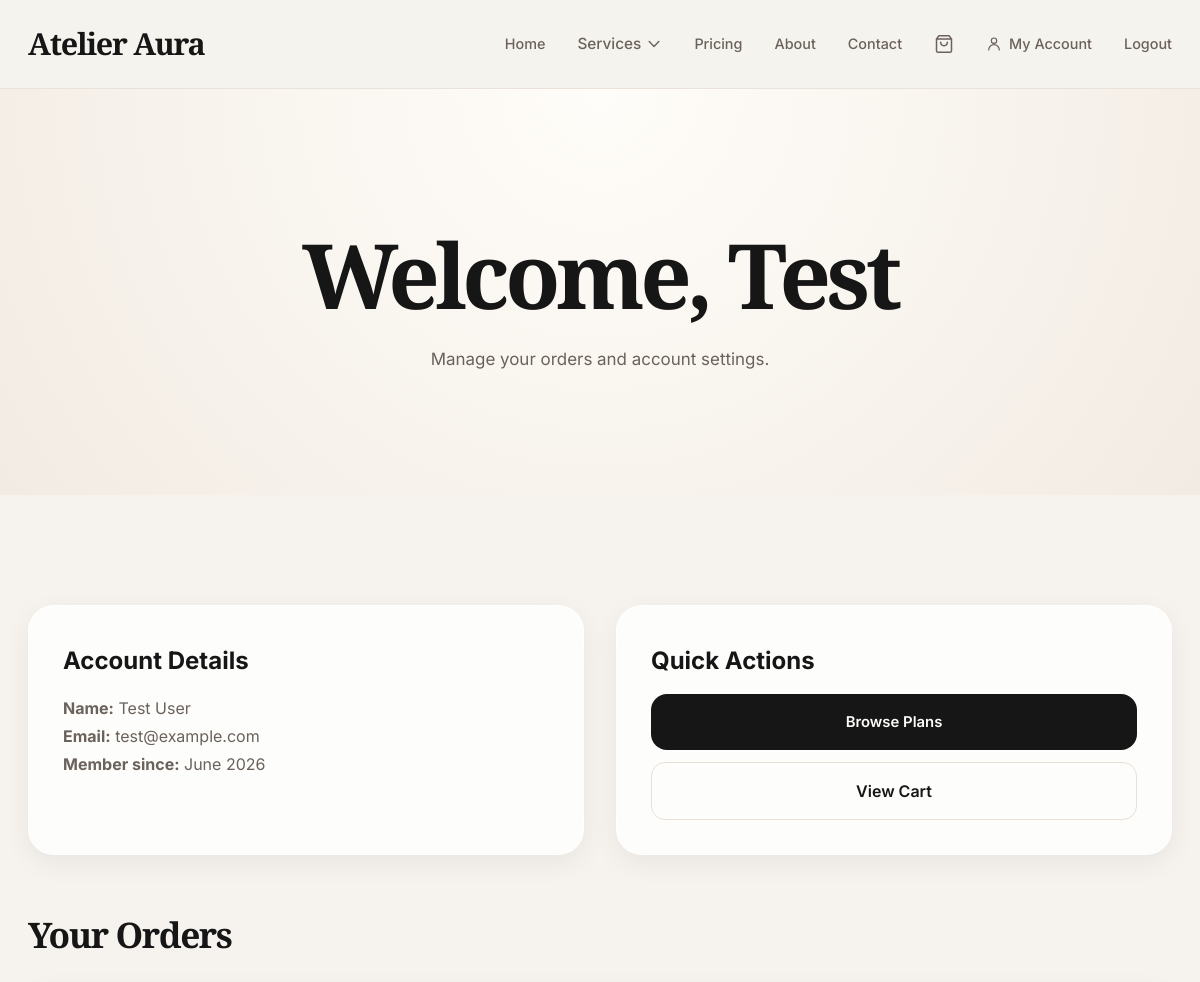
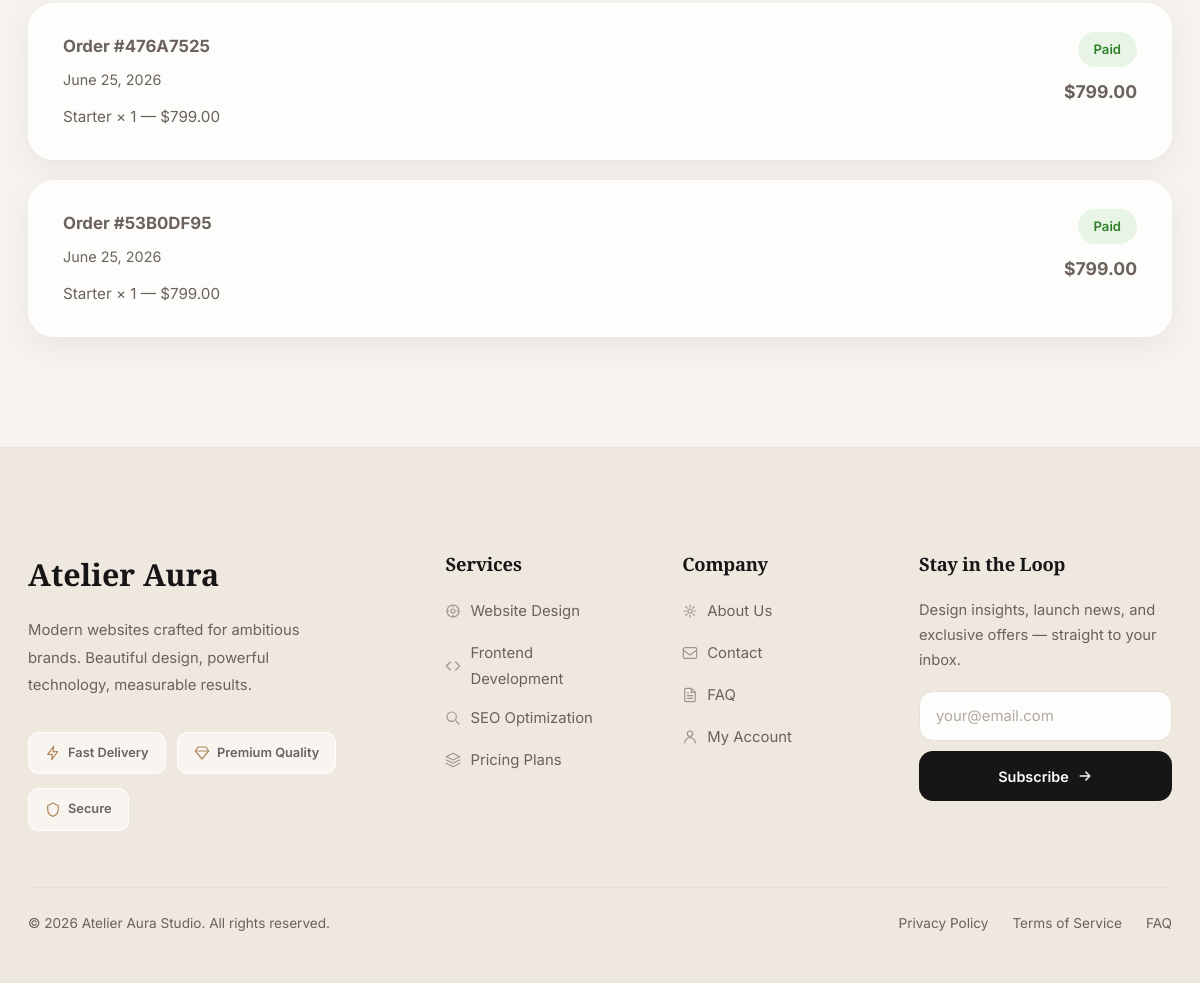
The page /accounts/dashboard/ (signed in) on the database its author committed (2 pictures, top to bottom).
### shop/models.py (models this page shows, shortened)
class Order(models.Model):
    STATUS_CHOICES = [
        ('pending', 'Pending'),
        ('paid', 'Paid'),
        ('cancelled', 'Cancelled'),
    ]
    order_id = models.UUIDField(default=uuid.uuid4, editable=False, unique=True)
    user = models.ForeignKey(User, on_delete=models.SET_NULL, null=True, blank=True)
    status = models.CharField(max_length=20, choices=STATUS_CHOICES, default='pending')
    total = models.DecimalField(max_digits=10, decimal_places=2)
    stripe_payment_intent = models.CharField(max_length=200, blank=True)
    created_at = models.DateTimeField(auto_now_add=True)
    updated_at = models.DateTimeField(auto_now=True)
    class Meta:
        ordering = ['-created_at']

class OrderItem(models.Model):
    order = models.ForeignKey(Order, on_delete=models.CASCADE, related_name='items')
    plan = models.ForeignKey(Plan, on_delete=models.SET_NULL, null=True)
    plan_name = models.CharField(max_length=100)
    price = models.DecimalField(max_digits=10, decimal_places=2)
    quantity = models.PositiveIntegerField(default=1)

### accounts/views.py (the view)
# urls.py: path('dashboard/', views.dashboard, name='dashboard'),
@login_required
def dashboard(request):
    from shop.models import Order
    orders = Order.objects.filter(user=request.user).order_by('-created_at')
    return render(request, 'accounts/dashboard.html', {'orders': orders})

### shop/context_processors.py (called while the page is built)
def cart_count(request):
    count = 0
    try:
        cart = _get_cart(request)
        if cart:
            count = cart.get_item_count()
    except Exception:
        pass
    return {'cart_count': count}

def _get_cart(request):
    if request.user.is_authenticated:
        cart = Cart.objects.filter(user=request.user).first()
    else:
        session_key = request.session.session_key
        if not session_key:
            return None
        cart = Cart.objects.filter(session_key=session_key, user=None).first()
    return cart

### shop/models.py (called while the page is built)
    def get_item_count(self):
        return self.items.count()

### accounts/templates/accounts/dashboard.html (shortened to what this page needs)
{% extends 'base.html' %}
{% load static %}
{% block content %}
<section class="hero">
  <div class="container">
    <h1>Welcome, {{ user.first_name|default:user.username }}</h1>
    <p>Manage your orders and account settings.</p>
  </div>
</section>
<section class="section">
  <div class="container">
    <div style="display:grid; grid-template-columns:repeat(auto-fit,minmax(280px,1fr)); gap:32px; margin-bottom:60px;">
      <div class="card" style="padding:34px;">
        <h3 style="font-size:1.5rem; margin-bottom:12px;">Account Details</h3>
        <p><strong>Name:</strong> {{ user.get_full_name|default:user.username }}</p>
        <p><strong>Email:</strong> {{ user.email }}</p>
        <p><strong>Member since:</strong> {{ user.date_joined|date:"F Y" }}</p>
      </div>
      <div class="card" style="padding:34px;">
        <h3 style="font-size:1.5rem; margin-bottom:12px;">Quick Actions</h3>
        <div style="display:flex; flex-direction:column; gap:12px; margin-top:8px;">
          <a href="{% url 'plans' %}" class="button" style="margin-top:0; text-align:center;">Browse Plans</a>
          <a href="{% url 'cart' %}" style="display:inline-block; padding:14px 24px; border-radius:14px; border:1px solid var(--border); color:var(--text-primary); font-weight:600; text-align:center; transition:var(--transition);">View Cart</a>
        </div>
      </div>
    </div>
    <h2 style="font-family:'Cormorant Garamond',serif; font-size:2.2rem; margin-bottom:32px;">Your Orders</h2>
    {% if orders %}
    <div style="display:flex; flex-direction:column; gap:20px;">
      {% for order in orders %}
      <div class="card" style="padding:28px 34px;">
        <div style="display:flex; justify-content:space-between; align-items:flex-start; flex-wrap:wrap; gap:12px;">
          <div>
            <p style="font-weight:700; font-size:1.05rem; margin-bottom:6px;">
              Order #{{ order.order_id|stringformat:"s"|slice:":8"|upper }}
            </p>
            <p style="color:var(--text-secondary); font-size:.9rem;">{{ order.created_at|date:"F j, Y" }}</p>
            <div style="margin-top:12px;">
              {% for item in order.items.all %}
              <p style="font-size:.95rem;">{{ item.plan_name }} × {{ item.quantity }} — ${{ item.price }}</p>
              {% endfor %}
            </div>
          </div>
          <div style="text-align:right;">
            <span style="
              display:inline-block; padding:6px 16px; border-radius:999px; font-size:.82rem; font-weight:600;
              {% if order.status == 'paid' %}background:rgba(75,181,67,.12); color:#2f7f29;
              {% elif order.status == 'pending' %}background:rgba(200,150,50,.12); color:#8a6020;
              {% else %}background:rgba(181,82,67,.12); color:#9b4337;{% endif %}
            ">{{ order.get_status_display }}</span>
            <p style="font-size:1.1rem; font-weight:700; margin-top:10px;">${{ order.total }}</p>
          </div>
        </div>
      </div>
      {% endfor %}
    </div>
    {% else %}
    <div class="card" style="padding:48px; text-align:center;">
      <p style="color:var(--text-secondary); font-size:1.05rem; margin-bottom:24px;">You haven't placed any orders yet.</p>
      <a href="{% url 'plans' %}" class="button" style="margin-top:0;">Explore Plans</a>
    </div>
    {% endif %}
  </div>
</section>
{% endblock %}

### templates/base.html (shortened to what this page needs)
{% load static %}
<!DOCTYPE html>
<html lang="en">
<head>
  <link rel="stylesheet" href="{% static 'core/assets/css/base.css' %}">
</head>
<body>
<header class="header">
  <div class="container">
    <nav class="navbar">
      <div class="logo"><a href="{% url 'home' %}">Atelier Aura</a></div>
      <ul class="nav-list" id="navList">
        <li class="nav-item"><a href="{% url 'home' %}">Home</a></li>
        <li class="nav-item nav-dropdown" id="servicesDropdown">
          <button class="nav-dropdown-trigger" id="servicesBtn" aria-expanded="false">
            Services
            <svg class="icon icon-sm dropdown-chevron" aria-hidden="true"><use href="#icon-chevron-down"/></svg>
          </button>
        </li>
        <li class="nav-item"><a href="{% url 'plans' %}">Pricing</a></li>
        <li class="nav-item"><a href="{% url 'about' %}">About</a></li>
        <li class="nav-item"><a href="{% url 'contact' %}">Contact</a></li>
        <li class="nav-item">
          <a href="{% url 'cart' %}" class="cart-link" title="View Cart">
            <svg class="icon icon-md" aria-hidden="true"><use href="#icon-cart"/></svg>
          </a>
        </li>
        {% if user.is_authenticated %}
          <li class="nav-item"><a href="{% url 'dashboard' %}" style="display:inline-flex;align-items:center;gap:7px;">
            <svg class="icon icon-sm" aria-hidden="true"><use href="#icon-user"/></svg>My Account
          </a></li>
          <li class="nav-item"><a href="{% url 'logout' %}" style="color:var(--text-secondary);">Logout</a></li>
        {% endif %}
      </ul>
    </nav>
  </div>
</header>
<main>{% block content %}{% endblock %}</main>
<footer class="fat-footer">
  <div class="container">
    <div class="footer-grid footer-4col">
      <div class="footer-col">
        <div class="footer-logo">Atelier Aura</div>
        <p style="max-width:290px;line-height:1.85;margin-bottom:18px;font-size:.93rem;">Modern websites crafted for ambitious brands. Beautiful design, powerful technology, measurable results.</p>
        <div>
          <span class="footer-badge">
            <svg class="icon icon-sm" aria-hidden="true"><use href="#icon-lightning"/></svg>Fast Delivery
          </span>
          <span class="footer-badge">
            <svg class="icon icon-sm" aria-hidden="true"><use href="#icon-diamond"/></svg>Premium Quality
          </span>
          <span class="footer-badge">
            <svg class="icon icon-sm" aria-hidden="true"><use href="#icon-shield"/></svg>Secure
          </span>
        </div>
      </div>
      <div class="footer-col">
        <h3>Services</h3>
        <ul class="footer-links-col">
          <li><a href="{% url 'service_web_design' %}">
            <svg class="icon icon-sm" aria-hidden="true"><use href="#icon-design"/></svg>Website Design
          </a></li>
          <li><a href="{% url 'service_frontend' %}">
            <svg class="icon icon-sm" aria-hidden="true"><use href="#icon-code"/></svg>Frontend Development
          </a></li>
          <li><a href="{% url 'service_seo' %}">
            <svg class="icon icon-sm" aria-hidden="true"><use href="#icon-search"/></svg>SEO Optimization
          </a></li>
          <li><a href="{% url 'plans' %}">
            <svg class="icon icon-sm" aria-hidden="true"><use href="#icon-layers"/></svg>Pricing Plans
          </a></li>
        </ul>
      </div>
      <div class="footer-col">
        <h3>Company</h3>
        <ul class="footer-links-col">
          <li><a href="{% url 'about' %}">
            <svg class="icon icon-sm" aria-hidden="true"><use href="#icon-sparkle"/></svg>About Us
          </a></li>
          <li><a href="{% url 'contact' %}">
            <svg class="icon icon-sm" aria-hidden="true"><use href="#icon-mail"/></svg>Contact
          </a></li>
          <li><a href="{% url 'faq' %}">
            <svg class="icon icon-sm" aria-hidden="true"><use href="#icon-file-text"/></svg>FAQ
          </a></li>
          {% if user.is_authenticated %}
          <li><a href="{% url 'dashboard' %}">
            <svg class="icon icon-sm" aria-hidden="true"><use href="#icon-user"/></svg>My Account
          </a></li>
          {% else %}
          <li><a href="{% url 'auth' %}">
            <svg class="icon icon-sm" aria-hidden="true"><use href="#icon-user"/></svg>Login / Sign Up
          </a></li>
          {% endif %}
        </ul>
      </div>
      <div class="footer-col">
        <h3>Stay in the Loop</h3>
        <p style="font-size:.92rem;margin-bottom:0;line-height:1.7;">Design insights, launch news, and exclusive offers — straight to your inbox.</p>
        <form class="newsletter-form" id="newsletterForm" style="flex-direction:column;gap:10px;margin-top:18px;">
          <input type="email" id="newsletterEmail" placeholder="your@email.com" required />
          <button type="submit" style="width:100%;display:inline-flex;align-items:center;justify-content:center;gap:8px;">
            Subscribe
            <svg class="icon icon-sm" aria-hidden="true"><use href="#icon-arrow-right"/></svg>
          </button>
        </form>
      </div>
    </div>
    <div class="footer-bottom-bar">
      <p>© 2026 Atelier Aura Studio. All rights reserved.</p>
      <div class="footer-legal">
        <a href="{% url 'contact' %}">Privacy Policy</a>
        <a href="{% url 'contact' %}">Terms of Service</a>
        <a href="{% url 'faq' %}">FAQ</a>
      </div>
    </div>
  </div>
</footer>
</body>
</html>

### core/static/core/assets/css/base.css (style rules this page uses)
:root { --background: #f6f3ee; --surface: #fffdf9; --surface-alt: #f1ece6; --text-primary: #161616; --text-secondary: #6a625b; --border: #e8dfd5; --accent: #b3875d; --accent-hover: #8e6847; --shadow: rgba(22,22,22,.08); --hero-gradient: radial-gradient(circle at top,#fffdf9 0%,#f2ebe3 100%); --radius-sm: 14px; --radius-md: 22px; --radius-lg: 32px; --container: 1240px; --transition: all .3s ease; }
* { margin:0;padding:0;box-sizing:border-box; }
html { scroll-behavior:smooth;scrollbar-color:#b3875d #efe8df;scrollbar-width:thin; }
body { background:var(--background);color:var(--text-primary); font-family:'Inter',sans-serif;line-height:1.75;overflow-x:hidden; }
a { text-decoration:none;color:inherit; }
button,input,textarea,select { font-family:inherit; }
.container { width:100%;max-width:var(--container); margin:0 auto;padding-inline:28px; }
.header { position:sticky;top:0;z-index:1000; backdrop-filter:blur(18px); background:rgba(246,243,238,.9); border-bottom:1px solid rgba(232,223,213,.9); }
.header .container { min-height:88px;display:flex;align-items:center; }
.navbar { width:100%;display:flex;align-items:center; justify-content:space-between;gap:16px; }
.logo { font-family:'Cormorant Garamond',serif; font-size:1.9rem;font-weight:700;letter-spacing:-.04em; color:var(--text-primary);flex-shrink:0; }
.nav-list { display:flex;align-items:center; gap:32px;list-style:none; }
.nav-item { display:flex;align-items:center; }
.nav-item>a,.nav-dropdown-trigger { color:var(--text-secondary);font-size:.9rem; font-weight:500;transition:var(--transition); }
.hero { padding:140px 0 120px; background:var(--hero-gradient); text-align:center; }
.hero h1,.hero h2 { font-family:'Cormorant Garamond',serif; font-size:clamp(3.2rem,7.5vw,5.8rem); line-height:1;letter-spacing:-.05em; max-width:900px;margin:0 auto 26px; color:var(--text-primary); }
.hero p { max-width:680px;margin:0 auto; color:var(--text-secondary);font-size:1.06rem; }
.section { padding:110px 0; }
.section h2 { font-family:'Cormorant Garamond',serif; font-size:clamp(2.6rem,5vw,3.8rem); line-height:1.08;letter-spacing:-.04em; margin-bottom:24px;color:var(--text-primary); }
.section p { color:var(--text-secondary); }
.btn,.button { display:inline-flex;align-items:center;justify-content:center; gap:8px;margin-top:36px;min-height:56px; padding:14px 30px;border-radius:16px; background:var(--text-primary);color:var(--surface); font-weight:600;font-size:.93rem; border:1.5px solid transparent; transition:var(--transition);cursor:pointer; white-space:nowrap; }
.card,.pricing-card,.contact-form { background:rgba(255,255,255,.78); backdrop-filter:blur(18px); border:1px solid rgba(255,255,255,.88); box-shadow:0 8px 28px rgba(22,22,22,.06); }
.card,.pricing-card { border-radius:26px; }
.fat-footer { padding:100px 0 48px; background:#efe8df; border-top:1px solid var(--border); }
.footer-grid { display:grid; grid-template-columns:2fr 1fr 1fr 1.4fr; gap:52px; }
.footer-logo { font-family:'Cormorant Garamond',serif; font-size:1.9rem;font-weight:700; margin-bottom:16px;color:var(--text-primary); }
.footer-col h3 { font-family:'Cormorant Garamond',serif; font-size:1.15rem;font-weight:600; margin-bottom:18px;color:var(--text-primary); letter-spacing:-.01em; }
.footer-col p { color:var(--text-secondary); }
.newsletter-form { display:flex;gap:10px; margin-top:18px;flex-direction:column; width:100%; }
.newsletter-form input { flex:1;min-height:50px;border-radius:14px; border:1px solid var(--border); background:rgba(255,255,255,.9); padding-inline:16px;width:100%; color:var(--text-primary);font-size:.93rem; transition:border-color .2s; }
.newsletter-form input::placeholder { color:#b0a89f; }
.newsletter-form button { min-height:50px;padding-inline:20px;border:none; border-radius:14px;background:var(--text-primary); color:var(--surface);font-weight:600;font-size:.9rem; cursor:pointer;transition:var(--transition); white-space:nowrap;width:100%; }

### rows shown on the page
Order: order_id "476A7525", created_at "June 25, 2026", status "Paid", total "799.00"
OrderItem: plan_name "Starter", quantity "1", price "799.00"
Order: order_id "53B0DF95", created_at "June 25, 2026", status "Paid", total "799.00"
OrderItem: plan_name "Starter", quantity "1", price "799.00"

### other values the page prints
{{ user.first_name|default:user.username }} "Test"
{{ user.get_full_name|default:user.username }} "Test User"
{{ user.email }} "test@example.com"
{{ user.date_joined|date:"F Y" }} "June 2026"
